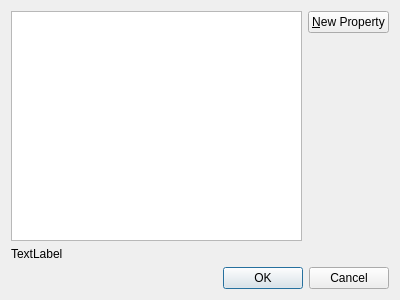
<?xml version="1.0" encoding="UTF-8"?>
<ui version="4.0">
 <class>PropertyTemplateManager</class>
 <widget class="QDialog" name="PropertyTemplateManager">
  <property name="geometry">
   <rect>
    <x>0</x>
    <y>0</y>
    <width>400</width>
    <height>300</height>
   </rect>
  </property>
  <property name="windowTitle">
   <string>Properties Template</string>
  </property>
  <layout class="QGridLayout" name="gridLayout">
   <item row="1" column="1">
    <spacer name="verticalSpacer">
     <property name="orientation">
      <enum>Qt::Vertical</enum>
     </property>
     <property name="sizeHint" stdset="0">
      <size>
       <width>20</width>
       <height>202</height>
      </size>
     </property>
    </spacer>
   </item>
   <item row="0" column="1">
    <widget class="QPushButton" name="btnNewProp">
     <property name="text">
      <string>&amp;New Property</string>
     </property>
    </widget>
   </item>
   <item row="3" column="0" colspan="2">
    <widget class="QDialogButtonBox" name="buttonBox">
     <property name="orientation">
      <enum>Qt::Horizontal</enum>
     </property>
     <property name="standardButtons">
      <set>QDialogButtonBox::Cancel|QDialogButtonBox::Ok</set>
     </property>
    </widget>
   </item>
   <item row="2" column="0" colspan="2">
    <widget class="QLabel" name="errorDisplay">
     <property name="text">
      <string>TextLabel</string>
     </property>
    </widget>
   </item>
   <item row="0" column="0" rowspan="2">
    <widget class="QPlainTextEdit" name="plainTextEdit"/>
   </item>
  </layout>
 </widget>
 <resources/>
 <connections>
  <connection>
   <sender>buttonBox</sender>
   <signal>accepted()</signal>
   <receiver>PropertyTemplateManager</receiver>
   <slot>accept()</slot>
   <hints>
    <hint type="sourcelabel">
     <x>248</x>
     <y>254</y>
    </hint>
    <hint type="destinationlabel">
     <x>157</x>
     <y>274</y>
    </hint>
   </hints>
  </connection>
  <connection>
   <sender>buttonBox</sender>
   <signal>rejected()</signal>
   <receiver>PropertyTemplateManager</receiver>
   <slot>reject()</slot>
   <hints>
    <hint type="sourcelabel">
     <x>316</x>
     <y>260</y>
    </hint>
    <hint type="destinationlabel">
     <x>286</x>
     <y>274</y>
    </hint>
   </hints>
  </connection>
 </connections>
</ui>
